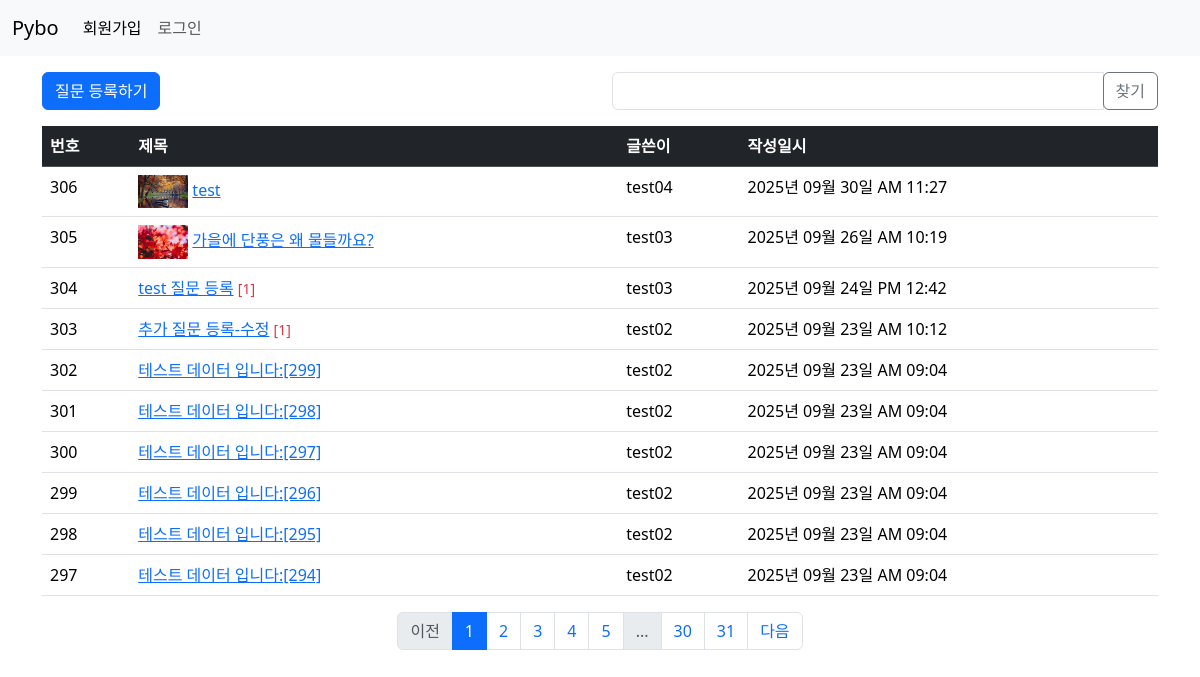
Page /question/list/ on the committed database.
### pybo/models.py (models this page shows)
class Question(db.Model):
    id = db.Column(db.Integer, primary_key=True)
    subject = db.Column(db.String(200), nullable=False)
    content = db.Column(db.Text(), nullable=False)
    create_date = db.Column(db.DateTime(), nullable=False)
    user_id = db.Column(db.Integer, db.ForeignKey('user.id', ondelete='CASCADE'),
                        nullable=False)
    user = db.relationship('User', backref=db.backref('question_set'))
    modify_date = db.Column(db.DateTime(), nullable=True)
    image_path = db.Column(db.String(200), nullable=True)

class User(db.Model):
    id = db.Column(db.Integer, primary_key=True)
    username = db.Column(db.String(150), unique=True, nullable=False)
    password = db.Column(db.String(200), nullable=False)
    email = db.Column(db.String(120), unique=True, nullable=False)

### pybo/views/question_views.py (the view, shortened to what this page needs)
@bp.route('/list/')
def _list():
    page = request.args.get('page', default=1, type=int)  # 페이지
    kw = request.args.get('kw', default='', type=str)   # 검색 키워드
    question_list = Question.query.order_by(Question.create_date.desc())
    question_list = question_list.paginate(page=page, per_page=10)  # 한 페이지에 보여야할 게시글 수
    return render_template('question/question_list.html',
                           question_list=question_list, page=page, kw=kw)

### pybo/filter.py (called while the page is built)
def format_datetime(value, fmt='%Y년 %m월 %d일 %p %I:%M'):
    return value.strftime(fmt)

### pybo/views/auth_views.py (called while the page is built)
@bp.before_app_request
def load_logged_in_user():
    user_id = session.get('user_id')
    if user_id is None:
        g.user = None
    else:
        g.user = User.query.get(int(user_id))

### pybo/templates/question/question_list.html (shortened to what this page needs)
{% extends 'base.html' %}
{% block content %}
<div class="container my-3">
    <div class="row my-3">
        <div class="col-6">
            <a href="{{ url_for('question.create') }}" class="btn btn-primary">질문 등록하기</a>
        </div>
        <div class="col-6">
            <div class="input-group">
                <input type="text" id="search_kw" class="form-control"
                    value="{{ kw or '' }}">
                <div class="input-group-append">
                    <button class="btn btn-outline-secondary" id="btn_search">찾기</button>
                </div>
            </div>
        </div>
    </div>
    <table class="table table-hover">
        <thead>
        <tr class="table-dark">
            <th scope="col">번호</th>
            <th scope="col">제목</th>
            <th scope="col">글쓴이</th>
            <th scope="col">작성일시</th>
        </tr>
        </thead>
        <tbody>
        {% if question_list %}
        {% for question in question_list.items %}
        <tr>
            <td>{{ question_list.total - (question_list.page - 1) * question_list.per_page - loop.index0 }}</td>
            <td>
                {% if question.image_path %}
                <img src="{{ url_for('static', filename=question.image_path) }}" alt="썸네일" style="width:50px;">
                {% endif %}
                <a href="{{ url_for('question.detail', question_id= question.id) }}">{{ question.subject }}</a>
                {% if question.answer_set | length > 0 %}
                <span class="text-danger small"> [{{question.answer_set | length}}]</span>
                {% endif %}
            </td>
            <td>{{ question.user.username }}</td>
            <td>{{ question.create_date|datetime }}</td>
        </tr>
        {% endfor %}
        {% else %}
        <tr>
            <td colspan="3">질문이 없습니다.</td>
        </tr>
        {% endif %}
        </tbody>
    </table>
    <ul class="pagination justify-content-center">
        {% if question_list.has_prev %}
        <li class="page-item"><a data-page="{{ question_list.prev_num }}" href="javascript:void(0)" class="page-link">이전</a></li>
        {% else %}
        <li class="page-item disabled"><a href="javascript:void(0)" class="page-link">이전</a></li>
        {% endif %}
        {% for page_num in question_list.iter_pages() %}
        {% if page_num %}
        {% if page_num != question_list.page %}
        <li class="page-item"><a class="page-link" data-page="{{ page_num }}" href="javascript:void(0)">{{ page_num }}</a></li>
        {%else%}
        <li class="page-item active">
            <a class="page-link" href="javascript:void(0)" aria-current="page">{{ page_num }}</a>
        </li>
        {% endif %}
        {% else %}
        <li class="page-item disabled"><a class="page-link" href="javascript:void(0)">...</a></li>
        {% endif %}
        {% endfor %}
        {% if question_list.has_next %}
        <li class="page-item"><a data-page="{{ question_list.next_num }}" href="javascript:void(0)" class="page-link">다음</a></li>
        {% else %}
        <li class="page-item disabled"><a href="javascript:void(0)" class="page-link">다음</a></li>
        {% endif %}
    </ul>
</div>
{% endblock %}

### rows in the picture
Question: total "306", image_path (picture), subject "test", user.username "test04", create_date "2025년 09월 30일 AM 11:27"
Question: total "305", image_path (picture), subject "가을에 단풍은 왜 물들까요?", user.username "test03", create_date "2025년 09월 26일 AM 10:19"
Question: total "304", subject "test 질문 등록", answer_set|length "1", user.username "test03", create_date "2025년 09월 24일 PM 12:42"
Question: total "303", subject "추가 질문 등록-수정", answer_set|length "1", user.username "test02", create_date "2025년 09월 23일 AM 10:12"
Question: total "302", subject "테스트 데이터 입니다:[299]", user.username "test02", create_date "2025년 09월 23일 AM 09:04"
Question: total "301", subject "테스트 데이터 입니다:[298]", user.username "test02", create_date "2025년 09월 23일 AM 09:04"
Question: total "300", subject "테스트 데이터 입니다:[297]", user.username "test02", create_date "2025년 09월 23일 AM 09:04"
Question: total "299", subject "테스트 데이터 입니다:[296]", user.username "test02", create_date "2025년 09월 23일 AM 09:04"
Question: total "298", subject "테스트 데이터 입니다:[295]", user.username "test02", create_date "2025년 09월 23일 AM 09:04"
Question: total "297", subject "테스트 데이터 입니다:[294]", user.username "test02", create_date "2025년 09월 23일 AM 09:04"

### other values in the picture
{{ page_num }} "1"
{{ page_num }} "2" "3" "4" "5" "30" "31"
